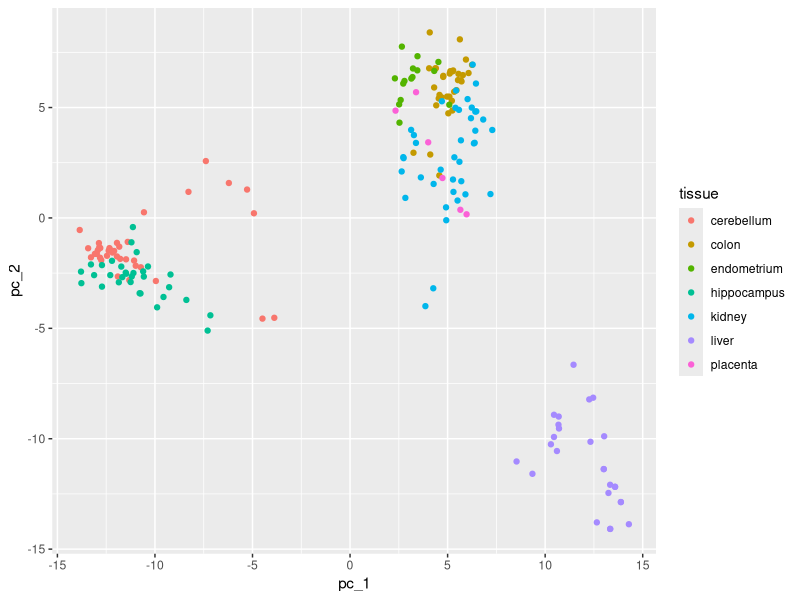

Reproduce this figure in R. (Note: this script raises an error after producing the figure.)
library(caret)
library(dslabs)
library(tidyverse)

#######################################################################
# Start of Answer, for Q-1
# 
#######################################################################

data("tissue_gene_expression")
dim(tissue_gene_expression$x) # 189  500

pc <- prcomp(tissue_gene_expression$x)
data.frame(pc_1 = pc$x[,1], pc_2 = pc$x[,2], 
           tissue = tissue_gene_expression$y) %>%
  ggplot(aes(pc_1, pc_2, color = tissue)) +
  geom_point()  

#######################################################################
# Start of Answer, for Q-2
# 
#######################################################################

table(tissue_gene_expression$y)
#cerebellum     colon   endometrium   hippocampus    kidney   liver   placenta 
#        38        34            15            31        39      26         6 

typeof(table(tissue_gene_expression$x)) # integer
typeof(table(tissue_gene_expression$y)) # integer

cor(tissue_gene_expression$x, tissue_gene_expression$y)

#######################################################################
# Start of Answer, for Q-3
# 
#######################################################################

x <- with(tissue_gene_expression, sweep(x, 1, rowMeans(x))) 
pc <- prcomp(x)
data.frame(pc_1 = pc$x[,1], pc_2 = pc$x[,2], 
           tissue = tissue_gene_expression$y) %>%
  ggplot(aes(pc_1, pc_2, color = tissue)) +
  geom_point()  
